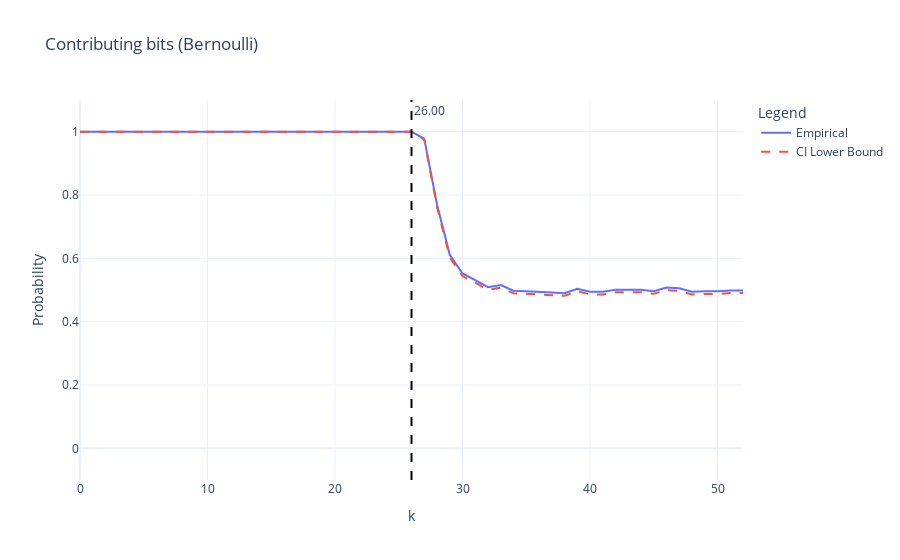

Here is the notebook cell this chart was saved with:
### Markdown cell above
### Contributing Bits

### Code cell
do_bernoulli_analysis(kth_contributing, Z.size, alpha, "Contributing")

### Figure 1 — Plotly figure (JSON) as saved in the notebook; plotly's stock layout.template omitted (floating-point values rounded to 4 significant figures)
{"data": [{"mode": "lines", "name": "Empirical", "type": "scatter", "x": [0, 1, 2, 3, 4, 5, 6, 7, 8, 9, 10, 11, 12, 13, 14, 15, 16, 17, 18, 19, 20, 21, 22, 23, 24, 25, 26, 27, 28, 29, 30, 31, 32, 33, 34, 35, 36, 37, 38, 39, 40, 41, 42, 43, 44, 45, 46, 47, 48, 49, 50, 51, 52], "y": [1.0, 1.0, 1.0, 1.0, 1.0, 1.0, 1.0, 1.0, 1.0, 1.0, 1.0, 1.0, 1.0, 1.0, 1.0, 1.0, 1.0, 1.0, 1.0, 1.0, 1.0, 1.0, 1.0, 1.0, 1.0, 1.0, 1.0, 0.9776, 0.7698, 0.6114, 0.5522, 0.5315, 0.5091, 0.5155, 0.4979, 0.4961, 0.4949, 0.4918, 0.4899, 0.5039, 0.4945, 0.4942, 0.5011, 0.5006, 0.5008, 0.4963, 0.5079, 0.5053, 0.4944, 0.4958, 0.4957, 0.4986, 0.4986]}, {"line": {"dash": "dash"}, "mode": "lines", "name": "CI Lower Bound", "type": "scatter", "x": [0, 1, 2, 3, 4, 5, 6, 7, 8, 9, 10, 11, 12, 13, 14, 15, 16, 17, 18, 19, 20, 21, 22, 23, 24, 25, 26, 27, 28, 29, 30, 31, 32, 33, 34, 35, 36, 37, 38, 39, 40, 41, 42, 43, 44, 45, 46, 47, 48, 49, 50, 51, 52], "y": [0.9997, 0.9997, 0.9997, 0.9997, 0.9997, 0.9997, 0.9997, 0.9997, 0.9997, 0.9997, 0.9997, 0.9997, 0.9997, 0.9997, 0.9997, 0.9997, 0.9997, 0.9997, 0.9997, 0.9997, 0.9997, 0.9997, 0.9997, 0.9997, 0.9997, 0.9997, 0.9997, 0.975, 0.7628, 0.6033, 0.544, 0.5233, 0.5009, 0.5073, 0.4897, 0.4879, 0.4867, 0.4836, 0.4817, 0.4957, 0.4863, 0.486, 0.4929, 0.4924, 0.4926, 0.4881, 0.4997, 0.4971, 0.4862, 0.4876, 0.4875, 0.4904, 0.4904]}], "layout": {"annotations": [{"showarrow": false, "text": "26.00", "x": 26, "xanchor": "left", "xref": "x", "y": 1, "yanchor": "top", "yref": "y domain"}], "legend": {"title": {"text": "Legend"}}, "shapes": [{"line": {"color": "black", "dash": "dash", "width": 2}, "name": "kth bit", "type": "line", "x0": 26, "x1": 26, "xref": "x", "y0": 0, "y1": 1, "yref": "y domain"}], "title": {"text": "Contributing bits (Bernoulli)"}, "xaxis": {"title": {"text": "k"}}, "yaxis": {"range": [-0.1, 1.1], "title": {"text": "Probability"}}}}
